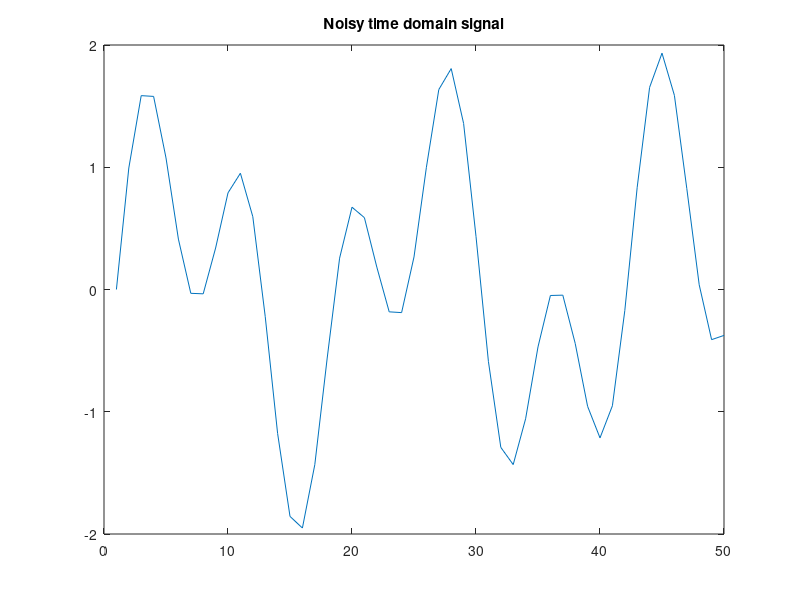
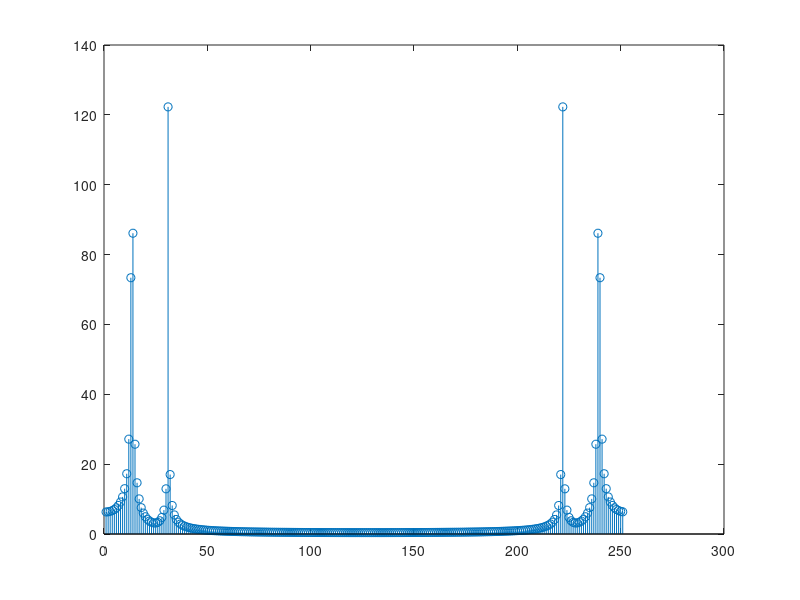
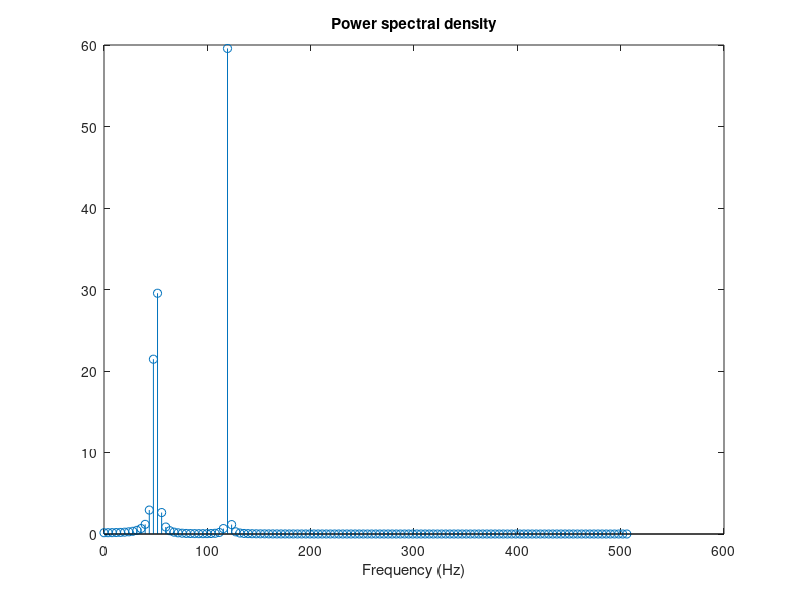
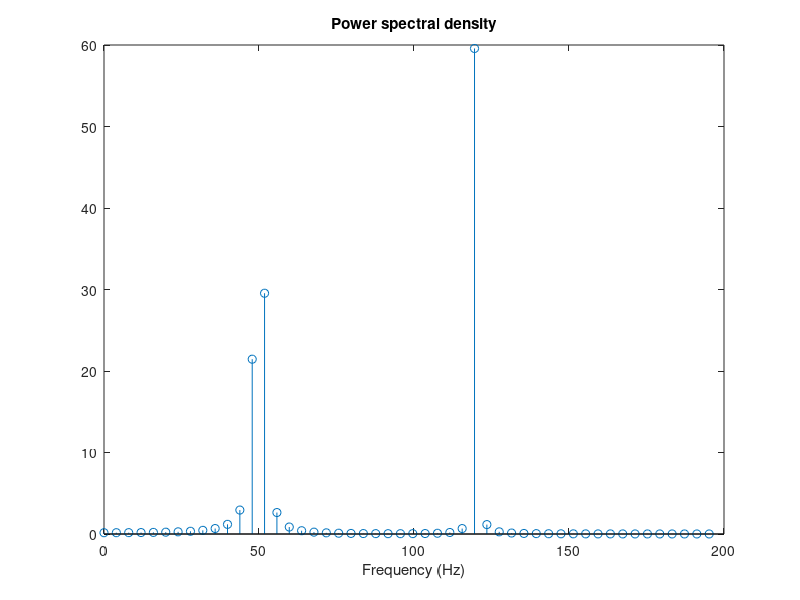

These figures' MATLAB source, in order:
clear;
clc;
t = 0:.001:.25;     %250个采样点
x = sin(2*pi*50*t) + sin(2*pi*120*t);
y = x;       %添加随机噪声
figure(1);
plot(y(1:50));          %绘制图形，横坐标为 1-50
title('Noisy time domain signal');
Y = fft(y,251);         %傅里叶变化，时域变换成频域
figure(2)
stem(abs(Y));
Pyy = Y.*conj(Y)/251;   %conj 计算功率谱密度
f = 1000/251*(0:127);
figure(3);
stem(f,Pyy(1:128));
title('Power spectral density');
xlabel('Frequency (Hz)');
figure(4);
stem(f(1:50),Pyy(1:50));
title('Power spectral density');
xlabel('Frequency (Hz)')